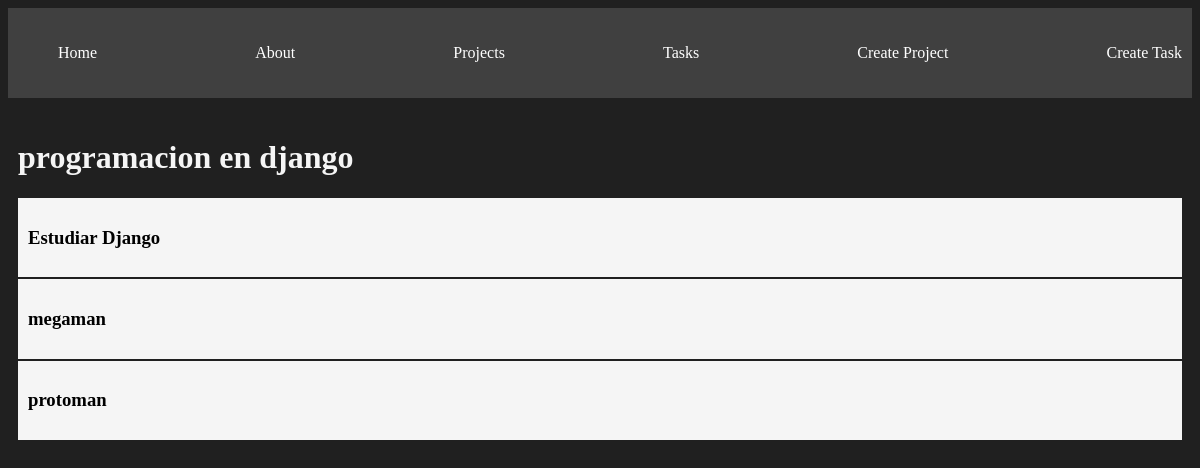
The app's page /projects/2 with its own data.
### myapp/models.py (models this page shows, shortened)
class Project(models.Model):
    name = models.CharField(max_length=200)
    def __str__(self):
        return self.name

class Task(models.Model):
    title = models.CharField(max_length=200)
    description = models.TextField()
    project = models.ForeignKey(Project,on_delete=models.CASCADE)
    done = models.BooleanField(default=False)

### myapp/views.py (the view)
# urls.py: path('projects/<int:id>', views.project_detail, name="project_detail" ),
def project_detail(request , id):
    project = get_object_or_404(Project, id=id)
    tasks = Task.objects.filter(project_id=id)
    return render(request, 'projects/detail.html', {
        'project': project,
        'tasks': tasks
    })

### myapp/templates/projects/detail.html
{% extends 'layouts/base.html' %}
{% block content %}
    <h1
        class="titulo_proyecto">
        {{project}}
    </h1>
    {% for task in tasks %}
    <div class="card">
        <h3>{{task.title}}</h3>
    </div>
    {% endfor %}
{% endblock %}

### myapp/static/styles/main.css (style rules this page uses)
body { background-color: #202020; color: whitesmoke }
.card { background: whitesmoke; color: black; padding: 10px; margin-bottom: 2px; }

### records on screen
Project: name "programacion en django"
Task: title "Estudiar Django"
Task: title "megaman"
Task: title "protoman"
